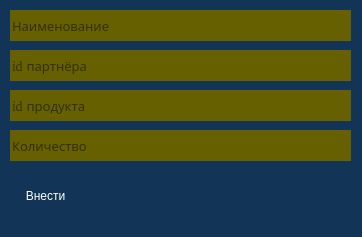
<?xml version="1.0" encoding="UTF-8"?>
<ui version="4.0">
 <class>AddNewZakaz</class>
 <widget class="QMainWindow" name="AddNewZakaz">
  <property name="geometry">
   <rect>
    <x>0</x>
    <y>0</y>
    <width>362</width>
    <height>237</height>
   </rect>
  </property>
  <property name="windowTitle">
   <string>Добавление нового заказа</string>
  </property>
  <property name="layoutDirection">
   <enum>Qt::LeftToRight</enum>
  </property>
  <property name="styleSheet">
   <string notr="true">background-color:#123456;</string>
  </property>
  <widget class="QWidget" name="centralwidget">
   <widget class="QLineEdit" name="namezakaza">
    <property name="geometry">
     <rect>
      <x>10</x>
      <y>10</y>
      <width>341</width>
      <height>31</height>
     </rect>
    </property>
    <property name="font">
     <font>
      <family>&quot;Segoe UI Black&quot;</family>
      <pointsize>10</pointsize>
      <weight>50</weight>
      <italic>false</italic>
      <bold>false</bold>
     </font>
    </property>
    <property name="styleSheet">
     <string notr="true">border: 0px;
max-width: 700px;
background-color: #666000;
</string>
    </property>
    <property name="inputMask">
     <string/>
    </property>
    <property name="text">
     <string/>
    </property>
    <property name="placeholderText">
     <string>Наименование</string>
    </property>
   </widget>
   <widget class="QLineEdit" name="idpart">
    <property name="geometry">
     <rect>
      <x>10</x>
      <y>50</y>
      <width>341</width>
      <height>31</height>
     </rect>
    </property>
    <property name="font">
     <font>
      <family>&quot;Segoe UI Black&quot;</family>
      <pointsize>10</pointsize>
      <weight>50</weight>
      <italic>false</italic>
      <bold>false</bold>
     </font>
    </property>
    <property name="styleSheet">
     <string notr="true">border: 0px;
max-width: 700px;
background-color: #666000;</string>
    </property>
    <property name="inputMask">
     <string/>
    </property>
    <property name="text">
     <string/>
    </property>
    <property name="placeholderText">
     <string>id партнёра</string>
    </property>
   </widget>
   <widget class="QPushButton" name="dobnewzakaz">
    <property name="geometry">
     <rect>
      <x>10</x>
      <y>180</y>
      <width>71</width>
      <height>31</height>
     </rect>
    </property>
    <property name="cursor">
     <cursorShape>PointingHandCursor</cursorShape>
    </property>
    <property name="styleSheet">
     <string notr="true">QPushButton {
background-color: 666000;

border: 6px;
color:white;

}
QPushButton:hover {
background-color:rgb(255, 195, 97);
}
QPushButton:pressed {
background-color: rgb(255, 195, 97);
}

</string>
    </property>
    <property name="text">
     <string notr="true">Внести</string>
    </property>
   </widget>
   <widget class="QLineEdit" name="idprod">
    <property name="geometry">
     <rect>
      <x>10</x>
      <y>90</y>
      <width>341</width>
      <height>31</height>
     </rect>
    </property>
    <property name="font">
     <font>
      <family>&quot;Segoe UI Black&quot;</family>
      <pointsize>10</pointsize>
      <weight>50</weight>
      <italic>false</italic>
      <bold>false</bold>
     </font>
    </property>
    <property name="styleSheet">
     <string notr="true">border: 0px;
max-width: 700px;
background-color: #666000;</string>
    </property>
    <property name="inputMask">
     <string/>
    </property>
    <property name="text">
     <string/>
    </property>
    <property name="placeholderText">
     <string>id продукта</string>
    </property>
   </widget>
   <widget class="QLineEdit" name="kolichestvo">
    <property name="geometry">
     <rect>
      <x>10</x>
      <y>130</y>
      <width>341</width>
      <height>31</height>
     </rect>
    </property>
    <property name="font">
     <font>
      <family>&quot;Segoe UI Black&quot;</family>
      <pointsize>10</pointsize>
      <weight>50</weight>
      <italic>false</italic>
      <bold>false</bold>
     </font>
    </property>
    <property name="styleSheet">
     <string notr="true">border: 0px;
max-width: 700px;
background-color: #666000;</string>
    </property>
    <property name="inputMask">
     <string/>
    </property>
    <property name="text">
     <string/>
    </property>
    <property name="placeholderText">
     <string>Количество</string>
    </property>
   </widget>
  </widget>
  <widget class="QStatusBar" name="statusbar"/>
 </widget>
 <resources/>
 <connections/>
</ui>
